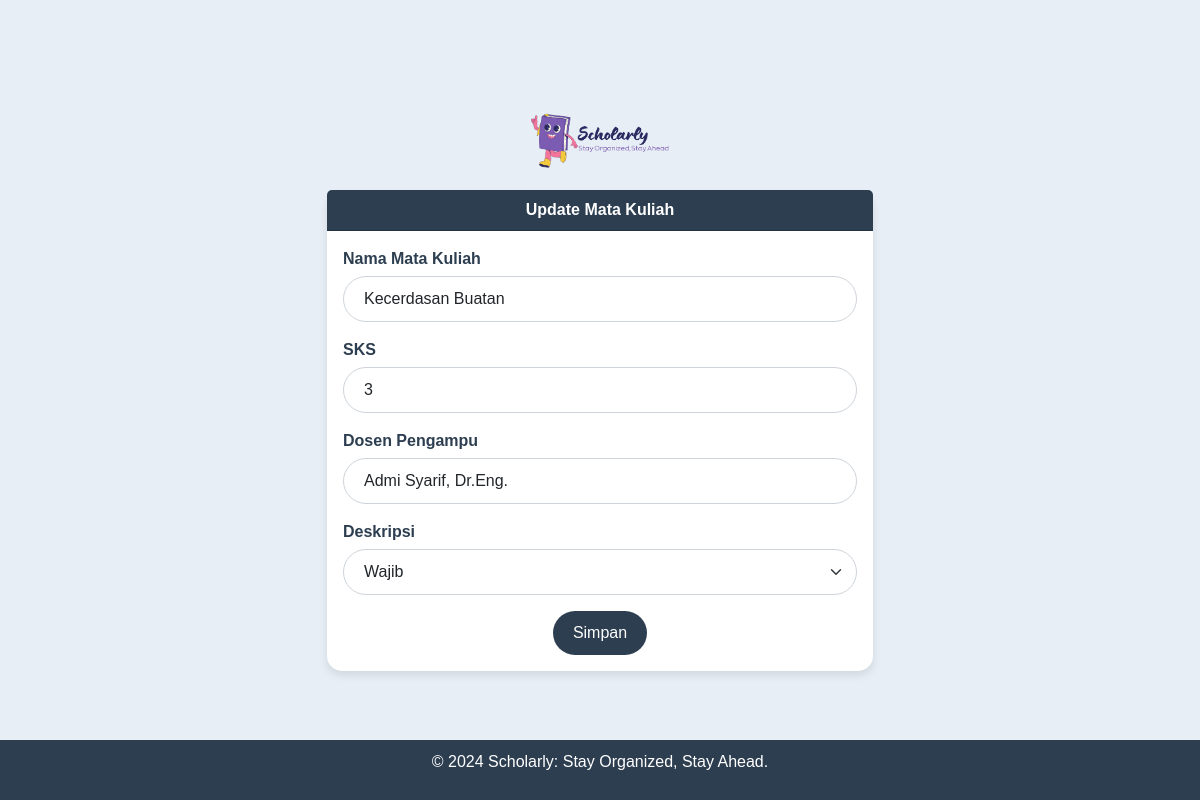
Screenshot of /update-mataKuliah.php?id=9 with the database file from the repository.
### tables this page shows
CREATE TABLE `mata_kuliah` (
  `id` int(11) NOT NULL,
  `nama_matkul` varchar(100) DEFAULT NULL,
  `sks` int(11) DEFAULT NULL,
  `dosen_pengampu` varchar(100) DEFAULT NULL,
  `deskripsi` varchar(255) DEFAULT NULL
);

### update-mataKuliah.php (the view, shortened to what this page needs)
<?php
include 'config.php';
if (isset($_GET['id'])) {
    $id = $_GET['id'];
    $result = $mysqli->query("SELECT * FROM mata_kuliah WHERE id = $id");
    if ($result->num_rows > 0) {
        $mata_kuliah = $result->fetch_assoc();
    } else {
        echo "Data tidak ditemukan.";
        exit;
    }
} else {
    echo "ID tidak ditemukan.";
    exit;
}
?>
<!DOCTYPE html>
<html lang="en">
<head>
    <link rel="stylesheet" href="bootstrap-5.3.3-dist/css/bootstrap.min.css">
</head>
<body>
    <div class="container mt-5">
        <div class="logo-container">
            <img src="logo.png" alt="Logo" class="logo" width="150">
        </div>
        <div class="row">
            <div class="col-md-6 offset-md-3">
                <div class="card">
                    <div class="card-header">
                        Update Mata Kuliah
                    </div>
                    <div class="card-body">
                        <form action="update-mataKuliah.php?id=<?php echo $id; ?>" method="POST">
                            <div class="mb-3">
                                <label for="nama_matkul" class="form-label">Nama Mata Kuliah</label>
                                <input type="text" class="form-control" id="nama_matkul" name="nama_matkul" value="<?php echo $mata_kuliah['nama_matkul']; ?>" required>
                            </div>
                            <div class="mb-3">
                                <label for="sks" class="form-label">SKS</label>
                                <input type="text" class="form-control" id="sks" name="sks" value="<?php echo $mata_kuliah['sks']; ?>" required>
                            </div>
                            <div class="mb-3">
                                <label for="dosen_pengampu" class="form-label">Dosen Pengampu</label>
                                <input type="text" class="form-control" id="dosen_pengampu" name="dosen_pengampu" value="<?php echo $mata_kuliah['dosen_pengampu']; ?>" required>
                            </div>
                            <div class="mb-3">
                                <label for="deskripsi" class="form-label">Deskripsi</label>
                                <select class="form-select" id="deskripsi" name="deskripsi" required>
                                    <option value="Wajib" <?php if($mata_kuliah['deskripsi'] == 'Wajib') echo 'selected'; ?>>Wajib</option>
                                </select>
                            </div>
                            <button type="submit" class="btn btn-primary">Simpan</button>
                        </form>
                    </div>
                </div>
            </div>
        </div>
    </div>
    <footer>
        <p>&copy; 2024 Scholarly: Stay Organized, Stay Ahead.</p>
    </footer>
</body>
</html>

### update-mataKuliah.php (style rules this page uses)
body { background-color: #e7eef5; font-family: 'Arial', sans-serif; display: flex; flex-direction: column; min-height: 100vh; margin: 0; }
.container { flex: 1; text-align: center; display: flex; flex-direction: column; justify-content: center; text-align: center; margin-bottom: 10px; }
.card { border: none; border-radius: 15px; box-shadow: 0 4px 8px rgba(0, 0, 0, 0.1); }
.card-header { background-color: #2c3e50; color: white; font-weight: bold; text-align: center; border-top-left-radius: 15px; border-top-right-radius: 15px; }
.btn-primary { background-color: #2c3e50; border: none; border-radius: 25px; padding: 10px 20px; font-size: 16px; }
.logo { margin-bottom: 20px; }
.form-label { font-weight: bold; color: #2c3e50; margin-bottom: 5px; }
.form-control, .form-select { border-radius: 25px; padding: 10px 20px; border: 1px solid #ced4da; transition: border-color 0.3s; }
.form-control::placeholder { color: #adb5bd; }
.mb-3 { text-align: left; }
footer { margin-top: auto; background-color: #2c3e50; color: white; text-align: center; padding: 10px 0; position: static; }

### rows the page displays
mata_kuliah: nama_matkul "Kecerdasan Buatan", sks "3", dosen_pengampu "Admi Syarif, Dr.Eng.", deskripsi "Wajib"
